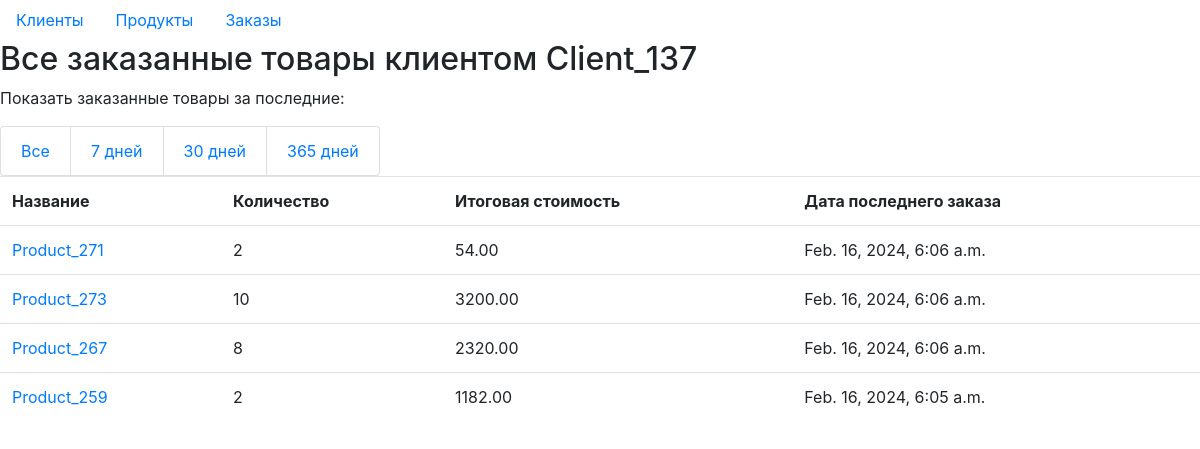
The page /homework_03/client/138/ordered_products/ on the database as committed earlier.
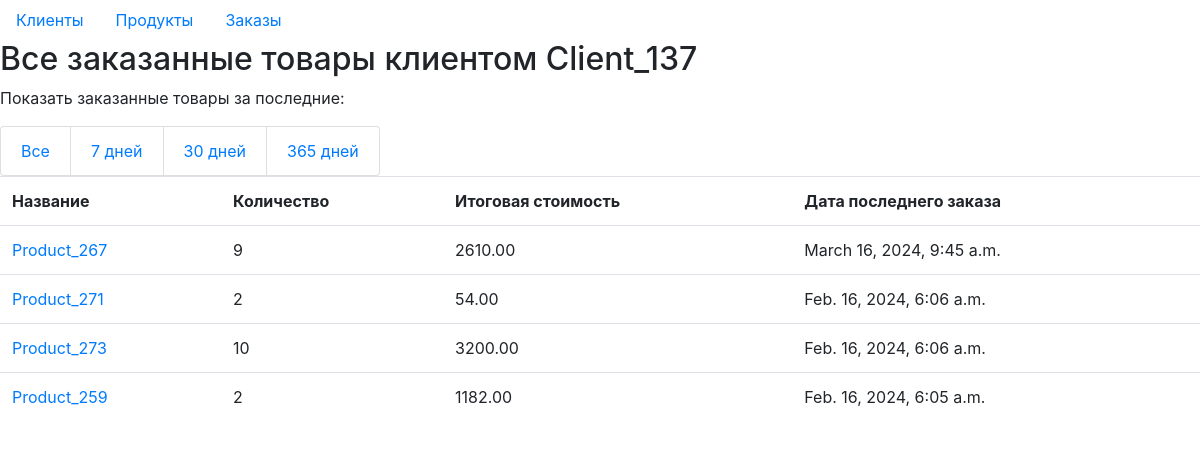
The same page on the database as committed later.
### homework_02/models.py (models this page shows, shortened)
class Product(models.Model):
    name = models.CharField(max_length=100, unique=True, verbose_name='название')
    description = models.TextField(verbose_name='описание', blank=True, null=True)
    price = models.DecimalField(max_digits=10, decimal_places=2, verbose_name='цена')
    count = models.IntegerField(verbose_name='количество', default=0, blank=True, null=True)
    date_added = models.DateTimeField(auto_now=True, verbose_name='дата добавления')
    photo = models.FileField(upload_to='photos', blank=True, null=True, verbose_name='фото')
    class Meta:
        ordering = ['-date_added']
        verbose_name = 'товар'
        verbose_name_plural = 'товары'

class Order(models.Model):
    client = models.ForeignKey(Client, on_delete=models.CASCADE, verbose_name='клиент')
    ordered_products = models.ManyToManyField(OrderedProduct, verbose_name='заказанные товары')
    total_price = models.DecimalField(max_digits=10, decimal_places=2, default=0.0, verbose_name='общая сумма')
    order_date = models.DateTimeField(auto_now=True, verbose_name='дата заказа')
    class Meta:
        ordering = ['-order_date']
        verbose_name = 'заказ'
        verbose_name_plural = 'заказы'

### homework_03/views.py (the view)
# urls.py: path('client/<int:client_id>/ordered_products/', ordered_items_by_time_in_days,
def ordered_items_by_time_in_days(request, client_id, days=None):
    client = Client.objects.get(id=client_id)
    if days:
        client_orders = Order.objects.filter(client=client, order_date__gte=datetime.now() - timedelta(days=days))
    else:
        client_orders = client.orders.all()
    ordered_products_dict = {}
    for order in client_orders:
        for ordered_product in order.ordered_products.all():
            if ordered_product.product.name in ordered_products_dict:
                ordered_products_dict[ordered_product.product.name]['count'] += ordered_product.count
                ordered_products_dict[ordered_product.product.name][
                    'total_price'] += ordered_product.product.price * ordered_product.count
                if order.order_date > ordered_products_dict[ordered_product.product.name]['date']:
                    ordered_products_dict[ordered_product.product.name]['date'] = order.order_date
                continue
            ordered_products_dict[ordered_product.product.name] = {
                'product': ordered_product.product,
                'count': ordered_products_dict.get(ordered_product.product.name, {}).get('count',
                                                                                         0) + ordered_product.count,
                'date': order.order_date,
                'total_price': ordered_product.product.price * ordered_product.count,
            }
    client_products = [ClientProduct(**value) for value in sorted(ordered_products_dict.values(),
                                                                  key=lambda x: x['date'], reverse=True)]
    if days:
        divided_days = days % 10
        if divided_days == 1:
            days_word = 'день'
        elif divided_days == 2 or divided_days == 3 or divided_days == 4:
            days_word = 'дня'
        else:
            days_word = 'дней'
        title = f'Заказанные товары за последние {days} {days_word} клиентом {client.name}'
    else:
        title = f'Все заказанные товары клиентом {client.name}'
    context = {
        'title': title,
        'columns': ['Название', 'Количество', 'Итоговая стоимость', 'Дата последнего заказа'],
        'client_products': client_products,
        'client_id': client_id,
    }
    return render(request, 'homework_03/client_products.html', context)

### homework_02/models.py (called while the page is built)
    @property
    def orders(self):
        orders = Order.objects.filter(client=self).all()
        return orders

### homework_03/templates/homework_03/client_products.html (shortened to what this page needs)
{% extends 'homework_03/orders_base.html' %}
{% block content %}
<h2> {{ title }} </h2>
<p>Показать заказанные товары за последние:</p>
<ul class="list-group list-group-horizontal">
    <li class="list-group-item"><a href="{% url 'ordered_products' client_id %}">Все</a></li>
    <li class="list-group-item"><a href="{% url 'ordered_products' client_id 7 %}">7 дней</a></li>
    <li class="list-group-item"><a href="{% url 'ordered_products' client_id 30 %}">30 дней</a></li>
    <li class="list-group-item"><a href="{% url 'ordered_products' client_id 365 %}">365 дней</a></li>
</ul>
<table class="table">
    <tr>
        {% for column in columns %}
        <th>{{ column }}</th>
        {% endfor %}
    </tr>
    {% for client_product in client_products %}
    <tr>
        <td><a href='{% url "product_full" client_product.product.id  %}'>{{ client_product.product.name }}</a></td>
        <td>{{ client_product.count }}</td>
        <td>{{ client_product.total_price }}</td>
        <td>{{ client_product.date }}</td>
    </tr>
    {% endfor %}
</table>
{% endblock %}

Rows that differ between the two databases and show on the page:
no longer on this page (row unchanged): Order: date "Feb. 16, 2024, 6:06 a.m."
added Order: date "March 16, 2024, 9:45 a.m."
Other text that changed with them:
new list line: "Product_267"
new list line: "9 2610.00"
list line gone: "Product_267"
list line gone: "8 2320.00"
